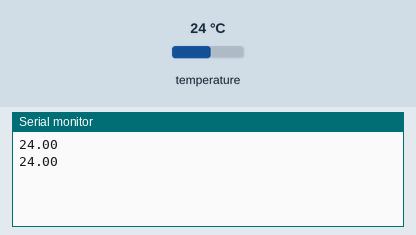
This sketch was run on a simulated Arduino Uno, built with avr-gcc and run on an emulated ATmega328P. Shown: the last lines printed to the serial monitor. Inputs (shaded band) come from the test bench; at power-on: temperature 24 °C.

Above: at 3.3 s.
3.4 s: temperature set to 12 °C
At 5.5 s:
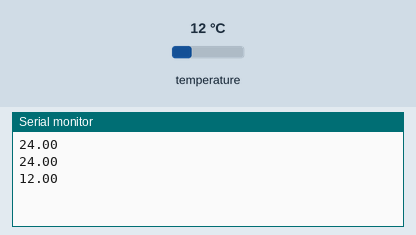
5.9 s: temperature set to 19 °C
At 7.1 s:
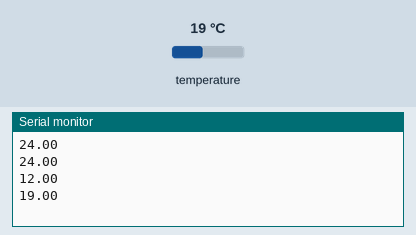
Timing chart, 0 to 8.9 s (numbered marks = the images above; inputs shaded):
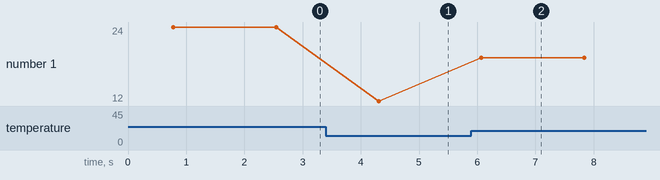

Measured:
- after the input at 3.4 s, the serial monitor: prints a new line after 0.91 s (image 1)
- after the input at 5.9 s, the serial monitor: prints a new line after 0.17 s (image 2)
- plotted number 1: 24 → 12 after the input at 3.4 s, 12 → 19 after the input at 5.9 s

The sketch:

temperature-ds18b20.ino
```cpp
#include <OneWire.h>
#include <DallasTemperature.h>

// Data wire is plugged into digital pin 2 on the Arduino
#define ONE_WIRE_BUS 2
//rot -> 5v
// gelb->gnd
//grün->vcc
// Setup a oneWire instance to communicate with any OneWire device
OneWire oneWire(ONE_WIRE_BUS);

// Pass oneWire reference to DallasTemperature library
DallasTemperature sensors(&oneWire);

void setup(void)
{
  sensors.begin();  // Start up the library
  Serial.begin(9600);
}

void loop(void)
{
  // Send the command to get temperatures
  sensors.requestTemperatures();

  //print the temperature in Celsius
  //Serial.print(millis()/1000.0);
  //Serial.print(",");
  Serial.println(sensors.getTempCByIndex(0));

  //print the temperature in Fahrenheit
  //Serial.print((sensors.getTempCByIndex(0) * 9.0) / 5.0 + 32.0);
  //Serial.println("° F");

  delay(1000);
}
```
